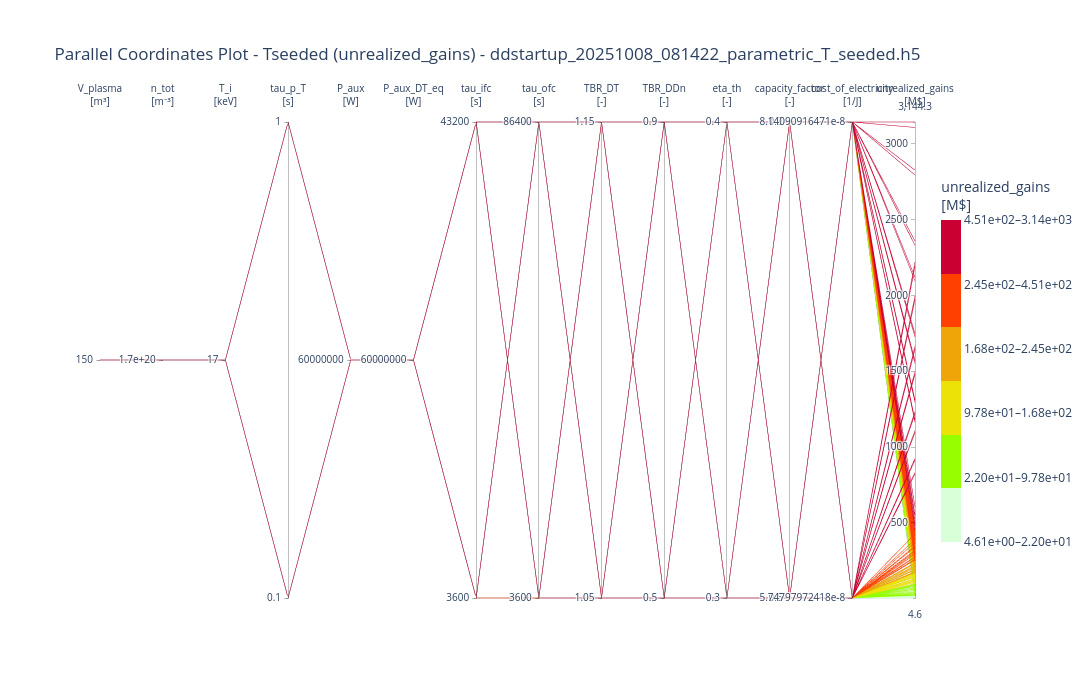
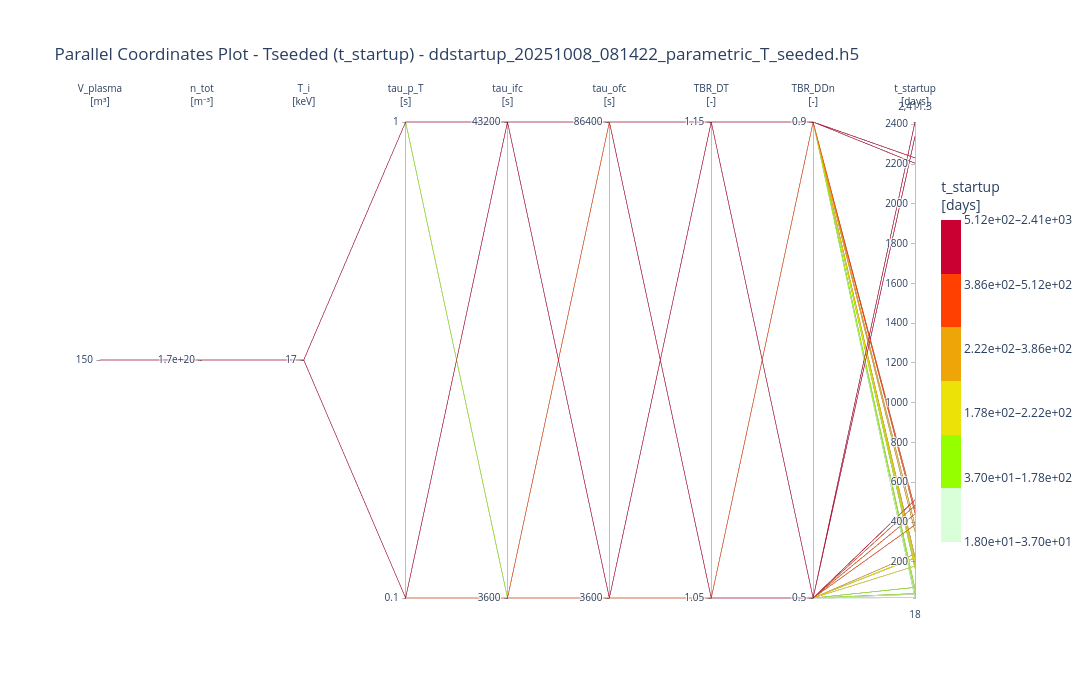

Notebook cell for these charts, in order:
### Code cell
for target in target_variables:
        if target not in df.columns:
            print(f"⚠️  Target '{target}' not found in data. Skipping.")
            continue
        
        print(f"\n{'='*60}")
        print(f"🎯 Target: {target}")
        print(f"{'='*60}")
        
        # Apply filters
        df_filtered = apply_filters(df, input_filters, output_filters, target)
        
        if len(df_filtered) == 0:
            print(f"   ⚠️  No data remaining after filtering. Skipping.")
            continue
        
        # Scale target variable
        df_filtered, target_unit = scale_target(df_filtered, target)
        
        # Get input parameters
        input_parameters = get_input_parameters(df_filtered, target, filename=str(selected_file))
        
        print(f"\n📊 Data after filtering:")
        print(f"   Rows: {len(df_filtered):,}")
        print(f"   Target unit: {target_unit}")
        print(f"   Input parameters: {input_parameters}")
        
        # Sample if too many rows
        if len(df_filtered) > max_plot_rows:
            print(f"   ⚠️  Sampling {max_plot_rows:,} rows for performance")
            df_filtered = df_filtered.sample(n=max_plot_rows, random_state=42)
        
        # Generate parallel coordinates plot (inline)
        print(f"\n🎨 Generating parallel coordinates plot...")
        
        # Color mapping (6 chunks)
        N_COLOR_CHUNKS = 6
        target_values = df_filtered[target]
        quantiles = np.linspace(0, 1, N_COLOR_CHUNKS+1)
        chunk_bounds = target_values.quantile(quantiles).values
        color_indices = np.zeros(len(target_values), dtype=int)
        for i in range(N_COLOR_CHUNKS):
            if i == N_COLOR_CHUNKS-1:
                mask = target_values >= chunk_bounds[i]
            else:
                mask = (target_values >= chunk_bounds[i]) & (target_values < chunk_bounds[i+1])
            color_indices[mask] = i
        
        colorscale = get_discrete_colorscale(N_COLOR_CHUNKS)
        
        # Build dimensions
        dimensions = []
        for param in input_parameters:
            values = df_filtered[param]
            if hasattr(values.iloc[0], "__len__") and not isinstance(values.iloc[0], str):
                continue  # skip vector fields
            
            unique_vals = np.sort(np.unique(values))
            label = f"{param}<br>[{PARAM_UNITS.get(param, '')}]" if param in PARAM_UNITS else param
            
            dim = dict(label=label, values=values, range=[values.min(), values.max()])
            if len(unique_vals) <= 20:
                dim['tickvals'] = unique_vals.tolist()
            dimensions.append(dim)
        
        # Add target dimension
        values = df_filtered[target]
        target_label = f"{target}<br>[{target_unit}]"
        dimensions.append(dict(label=target_label, values=values, range=[values.min(), values.max()]))
        
        # Create figure
        fig = go.Figure(data=go.Parcoords(
            line=dict(
                color=color_indices,
                colorscale=colorscale,
                showscale=True,
                cmin=0,
                cmax=N_COLOR_CHUNKS-1,
                colorbar=dict(
                    title=target_label,
                    thickness=20,
                    len=0.8,
                    tickvals=list(range(N_COLOR_CHUNKS)),
                    ticktext=[f"{chunk_bounds[i]:.2e}–{chunk_bounds[i+1]:.2e}" 
                             for i in range(N_COLOR_CHUNKS)],
                    tickmode='array'
                )
            ),
            dimensions=dimensions
        ))
        
        fig.update_layout(
            title=f"Parallel Coordinates Plot - {file_type} ({target}) - {selected_file.name}",
            font=dict(size=12),
            width=1400,
            height=700,
            margin=dict(l=100, r=120, t=120, b=100),
            paper_bgcolor='white',
            plot_bgcolor='white'
        )
        
        fig.show()
        print(f"✅ Plot displayed")
    
    print(f"\n✅ Completed analysis for {selected_file.name}")

### Figure 1 — Plotly figure (JSON) as saved in the notebook; plotly's stock layout.template omitted (floating-point values rounded to 4 significant figures; data arrays with more than 128 entries replaced by an {"elided": "..."} marker saying what was removed)
{"data": [{"dimensions": [{"label": "V_plasma<br>[m³]", "range": [150, 150], "tickvals": [150], "values": {"elided": "224 float values"}}, {"label": "n_tot<br>[m⁻³]", "range": [170000000000000000000, 170000000000000000000], "tickvals": [170000000000000000000], "values": {"elided": "224 float values"}}, {"label": "T_i<br>[keV]", "range": [17, 17], "tickvals": [17], "values": {"elided": "224 float values"}}, {"label": "tau_p_T<br>[s]", "range": [0.1, 1], "tickvals": [0.1, 1], "values": {"elided": "224 float values"}}, {"label": "P_aux<br>[W]", "range": [60000000, 60000000], "tickvals": [60000000], "values": {"elided": "224 float values"}}, {"label": "P_aux_DT_eq<br>[W]", "range": [60000000, 60000000], "tickvals": [60000000], "values": {"elided": "224 float values"}}, {"label": "tau_ifc<br>[s]", "range": [3600, 43200], "tickvals": [3600, 43200], "values": {"elided": "224 float values"}}, {"label": "tau_ofc<br>[s]", "range": [3600, 86400], "tickvals": [3600, 86400], "values": {"elided": "224 float values"}}, {"label": "TBR_DT<br>[-]", "range": [1.05, 1.15], "tickvals": [1.05, 1.15], "values": {"elided": "224 float values"}}, {"label": "TBR_DDn<br>[-]", "range": [0.5, 0.9], "tickvals": [0.5, 0.9], "values": {"elided": "224 float values"}}, {"label": "eta_th<br>[-]", "range": [0.3, 0.4], "tickvals": [0.3, 0.4], "values": {"elided": "224 float values"}}, {"label": "capacity_factor<br>[-]", "range": [0.5, 0.9], "tickvals": [0.5, 0.9], "values": {"elided": "224 float values"}}, {"label": "cost_of_electricity<br>[1/J]", "range": [5.748e-08, 8.141e-08], "tickvals": [5.748e-08, 8.141e-08], "values": {"elided": "224 float values"}}, {"label": "unrealized_gains<br>[M$]", "range": [4.612, 3144.0], "values": {"elided": "224 float values"}}], "line": {"cmax": 5, "cmin": 0, "color": {"elided": "224 int values"}, "colorbar": {"len": 0.8, "thickness": 20, "tickmode": "array", "ticktext": ["4.61e+00–2.20e+01", "2.20e+01–9.78e+01", "9.78e+01–1.68e+02", "1.68e+02–2.45e+02", "2.45e+02–4.51e+02", "4.51e+02–3.14e+03"], "tickvals": [0, 1, 2, 3, 4, 5], "title": {"text": "unrealized_gains<br>[M$]"}}, "colorscale": [[0, "#d9ffd9"], [0.1667, "#d9ffd9"], [0.1667, "#95ff00"], [0.3333, "#95ff00"], [0.3333, "#ede207"], [0.5, "#ede207"], [0.5, "#eda507"], [0.6667, "#eda507"], [0.6667, "#ff4000"], [0.8333, "#ff4000"], [0.8333, "#ca0032"], [1, "#ca0032"]], "showscale": true}, "type": "parcoords"}], "layout": {"font": {"size": 12}, "height": 700, "margin": {"b": 100, "l": 100, "r": 120, "t": 120}, "paper_bgcolor": "white", "plot_bgcolor": "white", "title": {"text": "Parallel Coordinates Plot - Tseeded (unrealized_gains) - ddstartup_20251008_081422_parametric_T_seeded.h5"}, "width": 1400}}

### Figure 2 — Plotly figure (JSON) as saved in the notebook; plotly's stock layout.template omitted (floating-point values rounded to 4 significant figures; data arrays with more than 128 entries replaced by an {"elided": "..."} marker saying what was removed)
{"data": [{"dimensions": [{"label": "V_plasma<br>[m³]", "range": [150, 150], "tickvals": [150], "values": {"elided": "224 float values"}}, {"label": "n_tot<br>[m⁻³]", "range": [170000000000000000000, 170000000000000000000], "tickvals": [170000000000000000000], "values": {"elided": "224 float values"}}, {"label": "T_i<br>[keV]", "range": [17, 17], "tickvals": [17], "values": {"elided": "224 float values"}}, {"label": "tau_p_T<br>[s]", "range": [0.1, 1], "tickvals": [0.1, 1], "values": {"elided": "224 float values"}}, {"label": "tau_ifc<br>[s]", "range": [3600, 43200], "tickvals": [3600, 43200], "values": {"elided": "224 float values"}}, {"label": "tau_ofc<br>[s]", "range": [3600, 86400], "tickvals": [3600, 86400], "values": {"elided": "224 float values"}}, {"label": "TBR_DT<br>[-]", "range": [1.05, 1.15], "tickvals": [1.05, 1.15], "values": {"elided": "224 float values"}}, {"label": "TBR_DDn<br>[-]", "range": [0.5, 0.9], "tickvals": [0.5, 0.9], "values": {"elided": "224 float values"}}, {"label": "t_startup<br>[days]", "range": [18.03, 2411.0], "values": {"elided": "224 float values"}}], "line": {"cmax": 5, "cmin": 0, "color": {"elided": "224 int values"}, "colorbar": {"len": 0.8, "thickness": 20, "tickmode": "array", "ticktext": ["1.80e+01–3.70e+01", "3.70e+01–1.78e+02", "1.78e+02–2.22e+02", "2.22e+02–3.86e+02", "3.86e+02–5.12e+02", "5.12e+02–2.41e+03"], "tickvals": [0, 1, 2, 3, 4, 5], "title": {"text": "t_startup<br>[days]"}}, "colorscale": [[0, "#d9ffd9"], [0.1667, "#d9ffd9"], [0.1667, "#95ff00"], [0.3333, "#95ff00"], [0.3333, "#ede207"], [0.5, "#ede207"], [0.5, "#eda507"], [0.6667, "#eda507"], [0.6667, "#ff4000"], [0.8333, "#ff4000"], [0.8333, "#ca0032"], [1, "#ca0032"]], "showscale": true}, "type": "parcoords"}], "layout": {"font": {"size": 12}, "height": 700, "margin": {"b": 100, "l": 100, "r": 120, "t": 120}, "paper_bgcolor": "white", "plot_bgcolor": "white", "title": {"text": "Parallel Coordinates Plot - Tseeded (t_startup) - ddstartup_20251008_081422_parametric_T_seeded.h5"}, "width": 1400}}
